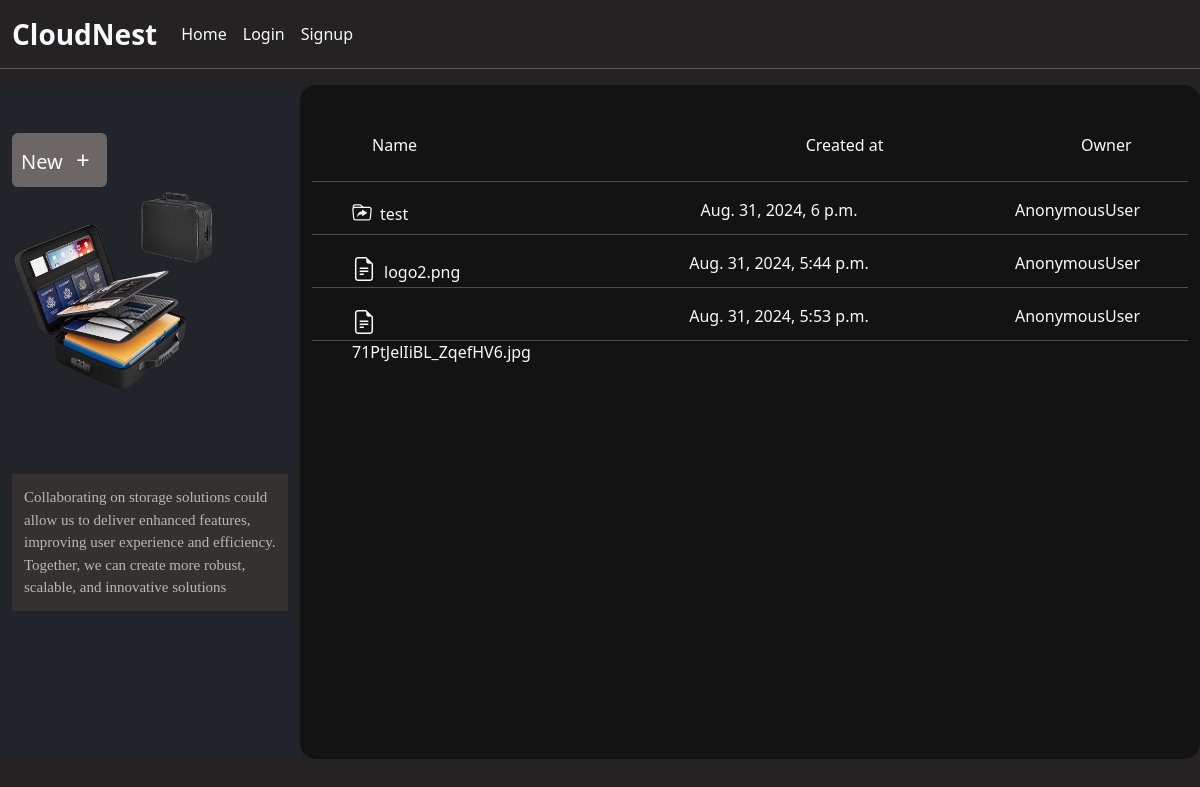
Page /cloudNest/Innerfolder/10 on the committed database.
### drive/models.py (models this page shows, shortened)
class InnerFolder(models.Model):
    folderName= models.CharField(max_length=50,default='Folder')
    parentFolder = models.ForeignKey(Folder,on_delete=models.CASCADE)
    created_at = models.DateTimeField(auto_now_add=True)

class InnerFile(models.Model):
    file = models.FileField(upload_to='',null=False)
    fileUser = models.ForeignKey(Folder,on_delete=models.CASCADE )
    created_at = models.DateTimeField(auto_now_add=True )

### drive/views.py (the view, shortened to what this page needs)
# urls.py: path('cloudNest/Innerfolder/<int:folder_id>',innerFolder, name="folder"),
def innerFolder(request,folder_id):
    parentfolder = Folder.objects.get(id=folder_id)
    innerFolder = InnerFolder.objects.filter(parentFolder=folder_id).order_by('-id')
    innerFile = InnerFile.objects.filter(fileUser = parentfolder)
    context = {
        'innerFolder':innerFolder,
        'folderId':folder_id,
        'innerFile':innerFile,
        'parentFolderId' : parentfolder
    }
    return render(request,'innerFolder.html',context)

### drive/templates/innerFolder.html (shortened to what this page needs)
{% extends 'index.html' %}
{% block content %}
<div class=" d-flex h-100vh">
{% include 'leftContainer.html' %}
       <div class="container w-75 float-end position-relative me-0 pb-3 right-side-container" style="height:auto;padding-bottom: 23px;">
        <div class="container d-flex justify-content-between w-75 ms-5 mt-5 pb-2 sticky-top  text-light">
            <div class="name w-50">Name</div>
            <div class="owner w-25">Created at</div>
            <div class="file_size " style="margin-right: -20%;">Owner</div>
        </div>
        <div class="list-group overflow-y-scroll  p-0" style="height:72.3vh;">
        {% if innerFolder %}
            {% for folder in innerFolder %}
            <hr class="text-light">
            <a href="{% url 'subFile' folder.id %}" class="double-click-link context_items  text-decoration-none text-light d-flex justify-content-between ps-4 pe-4 pt-0" style="height: 20px;">
                <div class  ="folder_name w-25 ps-3"><i class="bi bi-folder-symlink pe-2 fs-5"></i>{{folder.folderName}}</div>
                <div class="folder_name">{{folder.created_at}}</div>
                <div class="folder_name pe-4">{{request.user}}</div>
            </a>
            {% endfor %}
          {% endif %}
          {% if innerFile %}
                {% for file in innerFile %}
                  <hr class="text-light">
                  <a href="" class="context_items text-decoration-none text-light d-flex justify-content-between ps-4 pe-4 pt-0" style="height: 20px;">
                      <div class  ="folder_name w-25 ps-3"><i class="bi bi-file-earmark-text fs-4 pe-2"></i>{{file.file}}</div>
                      <div class="folder_name">{{file.created_at}}</div>
                      <div class="folder_name pe-4">{{request.user}}</div>
                  </a>
            {% endfor %}
          {% endif %}
        <hr class="text-light">
    </div>
    </div>
</div>
{% endblock content %}

### static/CSS/style.css (style rules this page uses)
.right-side-container { background-color: #141313; border-radius: 1rem; }
body { background-color: #242222 !important; }

### rows in the picture
InnerFolder: folderName "test", created_at "Aug. 31, 2024, 6 p.m.", user "AnonymousUser"
InnerFile: file "logo2.png", created_at "Aug. 31, 2024, 5:44 p.m.", user "AnonymousUser"
InnerFile: file "71PtJelIiBL_ZqefHV6.jpg", created_at "Aug. 31, 2024, 5:53 p.m.", user "AnonymousUser"
